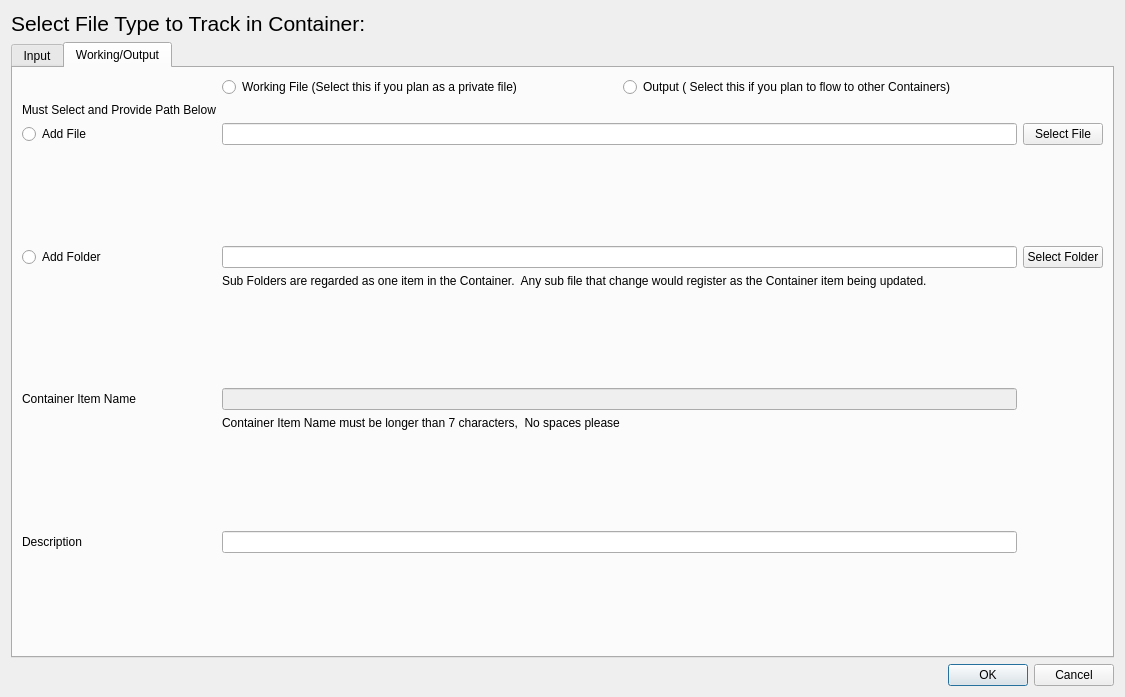
<?xml version="1.0" encoding="UTF-8"?>
<ui version="4.0">
 <class>FileInfomation</class>
 <widget class="QDialog" name="FileInfomation">
  <property name="geometry">
   <rect>
    <x>0</x>
    <y>0</y>
    <width>1125</width>
    <height>697</height>
   </rect>
  </property>
  <property name="windowTitle">
   <string>File Information</string>
  </property>
  <layout class="QVBoxLayout" name="verticalLayout" stretch="0,0,1">
   <item>
    <widget class="QLabel" name="advicelabel">
     <property name="font">
      <font>
       <pointsize>16</pointsize>
      </font>
     </property>
     <property name="text">
      <string>Select File Type to Track in Container:</string>
     </property>
    </widget>
   </item>
   <item>
    <widget class="QTabWidget" name="tabWidget">
     <property name="currentIndex">
      <number>1</number>
     </property>
     <widget class="QWidget" name="inputtab">
      <attribute name="title">
       <string>Input</string>
      </attribute>
      <layout class="QVBoxLayout" name="verticalLayout_3">
       <item>
        <layout class="QVBoxLayout" name="verticalLayout_2">
         <item>
          <layout class="QHBoxLayout" name="horizontalLayout_3">
           <item>
            <widget class="QLabel" name="label_2">
             <property name="font">
              <font>
               <pointsize>12</pointsize>
              </font>
             </property>
             <property name="text">
              <string>Reference Container Map</string>
             </property>
            </widget>
           </item>
           <item>
            <widget class="QLabel" name="label">
             <property name="font">
              <font>
               <pointsize>12</pointsize>
              </font>
             </property>
             <property name="text">
              <string>Available Container List</string>
             </property>
            </widget>
           </item>
          </layout>
         </item>
        </layout>
       </item>
       <item>
        <layout class="QHBoxLayout" name="horizontalLayout_2">
         <item>
          <widget class="QTableView" name="containerlisttable">
           <attribute name="horizontalHeaderDefaultSectionSize">
            <number>80</number>
           </attribute>
           <attribute name="verticalHeaderDefaultSectionSize">
            <number>24</number>
           </attribute>
           <attribute name="verticalHeaderMinimumSectionSize">
            <number>12</number>
           </attribute>
          </widget>
         </item>
         <item>
          <widget class="QGraphicsView" name="refContainerView"/>
         </item>
        </layout>
       </item>
       <item>
        <widget class="QLabel" name="label_4">
         <property name="font">
          <font>
           <pointsize>12</pointsize>
          </font>
         </property>
         <property name="text">
          <string>Add The Follow File to your Container as Input?</string>
         </property>
        </widget>
       </item>
       <item>
        <widget class="QLabel" name="fromcontainerlbl">
         <property name="font">
          <font>
           <pointsize>12</pointsize>
          </font>
         </property>
         <property name="text">
          <string>From Container:</string>
         </property>
        </widget>
       </item>
       <item>
        <widget class="QLabel" name="fileheaderlbl">
         <property name="font">
          <font>
           <pointsize>12</pointsize>
          </font>
         </property>
         <property name="text">
          <string>FileHeader:</string>
         </property>
        </widget>
       </item>
       <item>
        <widget class="QLabel" name="revlbl">
         <property name="font">
          <font>
           <pointsize>12</pointsize>
          </font>
         </property>
         <property name="text">
          <string>Rev: </string>
         </property>
        </widget>
       </item>
      </layout>
     </widget>
     <widget class="QWidget" name="workingoutputtab">
      <attribute name="title">
       <string>Working/Output</string>
      </attribute>
      <layout class="QGridLayout" name="gridLayout" rowstretch="0,0,0,0,0,0,0,0,0,0,0,0,0,0,0,0,0,0,0,0">
       <item row="3" column="0">
        <widget class="QLabel" name="label_7">
         <property name="text">
          <string>Must Select and Provide Path Below</string>
         </property>
        </widget>
       </item>
       <item row="10" column="2">
        <widget class="QLabel" name="label_5">
         <property name="text">
          <string>Container Item Name must be longer than 7 characters,  No spaces please</string>
         </property>
        </widget>
       </item>
       <item row="4" column="0">
        <widget class="QRadioButton" name="singlefileradiobttn">
         <property name="text">
          <string>Add File</string>
         </property>
        </widget>
       </item>
       <item row="5" column="2">
        <spacer name="verticalSpacer_4">
         <property name="orientation">
          <enum>Qt::Vertical</enum>
         </property>
         <property name="sizeHint" stdset="0">
          <size>
           <width>20</width>
           <height>40</height>
          </size>
         </property>
        </spacer>
       </item>
       <item row="6" column="3">
        <widget class="QPushButton" name="openDirButton">
         <property name="text">
          <string>Select Folder</string>
         </property>
        </widget>
       </item>
       <item row="6" column="2">
        <widget class="QLineEdit" name="folderPathEdit"/>
       </item>
       <item row="8" column="2">
        <spacer name="verticalSpacer">
         <property name="orientation">
          <enum>Qt::Vertical</enum>
         </property>
         <property name="sizeHint" stdset="0">
          <size>
           <width>20</width>
           <height>40</height>
          </size>
         </property>
        </spacer>
       </item>
       <item row="12" column="0">
        <widget class="QLabel" name="label_6">
         <property name="text">
          <string>Description</string>
         </property>
        </widget>
       </item>
       <item row="11" column="2">
        <spacer name="verticalSpacer_2">
         <property name="orientation">
          <enum>Qt::Vertical</enum>
         </property>
         <property name="sizeHint" stdset="0">
          <size>
           <width>20</width>
           <height>40</height>
          </size>
         </property>
        </spacer>
       </item>
       <item row="9" column="0">
        <widget class="QLabel" name="label_3">
         <property name="text">
          <string>Container Item Name</string>
         </property>
        </widget>
       </item>
       <item row="1" column="2">
        <layout class="QHBoxLayout" name="horizontalLayout_4">
         <item>
          <widget class="QRadioButton" name="workingradiobttn">
           <property name="text">
            <string>Working File (Select this if you plan as a private file)</string>
           </property>
          </widget>
         </item>
         <item>
          <widget class="QRadioButton" name="outputradiobttn">
           <property name="text">
            <string>Output ( Select this if you plan to flow to other Containers)</string>
           </property>
          </widget>
         </item>
        </layout>
       </item>
       <item row="9" column="2">
        <widget class="QLineEdit" name="citemnameEdit">
         <property name="enabled">
          <bool>false</bool>
         </property>
         <property name="readOnly">
          <bool>true</bool>
         </property>
        </widget>
       </item>
       <item row="12" column="2">
        <widget class="QLineEdit" name="descriptionEdit"/>
       </item>
       <item row="13" column="2">
        <spacer name="verticalSpacer_3">
         <property name="orientation">
          <enum>Qt::Vertical</enum>
         </property>
         <property name="sizeHint" stdset="0">
          <size>
           <width>20</width>
           <height>40</height>
          </size>
         </property>
        </spacer>
       </item>
       <item row="7" column="2">
        <widget class="QLabel" name="label_8">
         <property name="text">
          <string>Sub Folders are regarded as one item in the Container.  Any sub file that change would register as the Container item being updated.</string>
         </property>
        </widget>
       </item>
       <item row="4" column="2">
        <widget class="QLineEdit" name="filePathEdit"/>
       </item>
       <item row="4" column="3">
        <widget class="QPushButton" name="openFileButton">
         <property name="text">
          <string>Select File</string>
         </property>
        </widget>
       </item>
       <item row="6" column="0">
        <widget class="QRadioButton" name="folderradiobttn">
         <property name="text">
          <string>Add Folder</string>
         </property>
        </widget>
       </item>
      </layout>
     </widget>
    </widget>
   </item>
   <item>
    <widget class="QDialogButtonBox" name="buttonBox1">
     <property name="standardButtons">
      <set>QDialogButtonBox::Cancel|QDialogButtonBox::Ok</set>
     </property>
    </widget>
   </item>
  </layout>
 </widget>
 <resources/>
 <connections/>
</ui>
